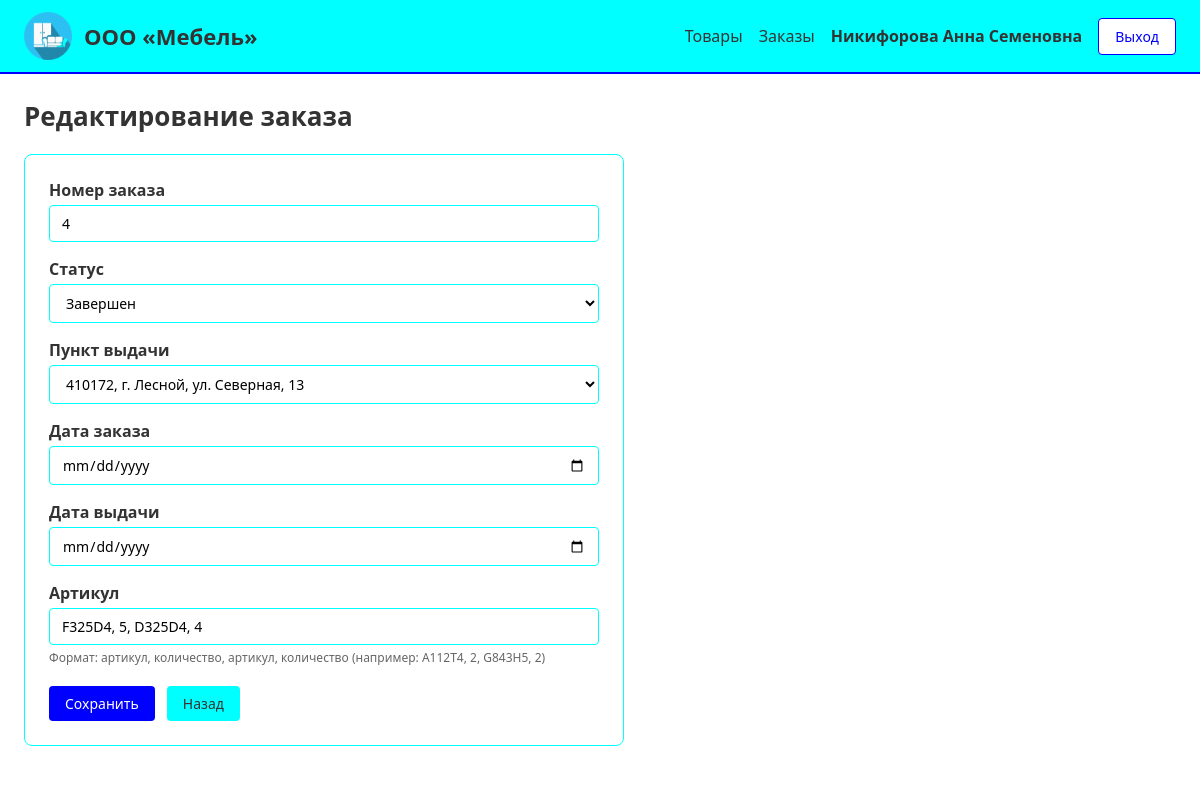
Page /orders/4/edit/ (signed in) on the committed database.
### shop/models.py (models this page shows, shortened)
class AppUser(models.Model):
    role = models.CharField('Роль', max_length=20, choices=Role.choices)
    full_name = models.CharField('ФИО', max_length=200)
    login = models.EmailField('Логин', unique=True)
    password = models.CharField('Пароль', max_length=100)
    class Meta:
        verbose_name = 'Пользователь'
        verbose_name_plural = 'Пользователи'

class Order(models.Model):
    number = models.PositiveIntegerField('Номер заказа', unique=True)
    status = models.ForeignKey(
        OrderStatus, on_delete=models.PROTECT, verbose_name='Статус',
    )
    pickup_point = models.ForeignKey(
        PickupPoint, on_delete=models.PROTECT, verbose_name='Пункт выдачи',
    )
    order_date = models.DateField('Дата заказа')
    delivery_date = models.DateField('Дата выдачи')
    client = models.ForeignKey(
        AppUser, on_delete=models.PROTECT,
        verbose_name='Клиент', limit_choices_to={'role': Role.CLIENT},
    )
    pickup_code = models.PositiveIntegerField('Код для получения')
    class Meta:
        verbose_name = 'Заказ'
        verbose_name_plural = 'Заказы'
        ordering = ['number']
    @property
    def articles_display(self):
        items = self.items.select_related('product').all()
        parts = []
        for item in items:
            parts.append(f'{item.product.article}, {item.quantity}')
        return ', '.join(parts)

### shop/views.py (the view)
# urls.py: path('orders/<int:pk>/edit/', views.order_edit_view, name='order_edit'),
@admin_required
def order_edit_view(request, pk):
    order = get_object_or_404(Order, pk=pk)
    if request.session.get('editing_order_id') and request.session['editing_order_id'] != pk:
        messages.warning(request, 'Уже открыто окно редактирования другого заказа.')
        return redirect('order_edit', pk=request.session['editing_order_id'])
    request.session['editing_order_id'] = pk
    if request.method == 'POST':
        form = OrderForm(request.POST, instance=order)
        if form.is_valid():
            updated = form.save()
            order.items.all().delete()
            for item in form.cleaned_items:
                OrderItem.objects.create(
                    order=updated,
                    product=item['product'],
                    quantity=item['quantity'],
                )
            request.session.pop('editing_order_id', None)
            messages.success(request, f'Заказ №{updated.number} успешно обновлён.')
            return redirect('order_list')
    else:
        form = OrderForm(instance=order)
    return render(request, 'shop/order_form.html', {
        'form': form,
        'order': order,
        'is_edit': True,
        'page_title': 'Редактирование заказа',
        'current_user': get_current_user(request),
    })

### shop/forms.py (shortened to what this page needs)
class OrderForm(forms.ModelForm):
    articles = forms.CharField(
        label='Артикул',
        help_text='Формат: артикул, количество, артикул, количество (например: А112Т4, 2, G843H5, 2)',
        widget=forms.TextInput(attrs={
            'placeholder': 'А112Т4, 2, G843H5, 2', 'class': 'input',
        }),
    )
    class Meta:
        model = Order
        fields = [
            'status', 'pickup_point', 'order_date', 'delivery_date',
        ]
        widgets = {
            'status': forms.Select(attrs={'class': 'select'}),
            'pickup_point': forms.Select(attrs={'class': 'select'}),
            'order_date': forms.DateInput(attrs={'type': 'date', 'class': 'input'}),
            'delivery_date': forms.DateInput(attrs={'type': 'date', 'class': 'input'}),
        }
    def __init__(self, *args, **kwargs):
        super().__init__(*args, **kwargs)
        self.fields['status'].queryset = OrderStatus.objects.order_by('name')
        self.fields['pickup_point'].queryset = PickupPoint.objects.order_by('id')
        if self.instance.pk:
            self.fields['articles'].initial = self.instance.articles_display

### shop/models.py (called while the page is built)
    def __str__(self):
        return self.address

    def __str__(self):
        return self.name

### shop/views.py (called while the page is built)
def get_current_user(request):
    user_id = request.session.get('user_id')
    if user_id:
        return AppUser.objects.filter(pk=user_id).first()
    return None

### templates/shop/order_form.html (shortened to what this page needs)
{% extends 'base.html' %}
{% block content %}
<div class="form-page">
    <form method="post" class="form form--wide">
        {% if is_edit %}
        <div class="form-group">
            <label>Номер заказа</label>
            <input type="text" value="{{ order.number }}" readonly class="input input--readonly">
        </div>
        {% endif %}
        {% for field in form %}
        <div class="form-group">
            <label for="{{ field.id_for_label }}">{{ field.label }}</label>
            {{ field }}
            {% if field.help_text %}
                <span class="form-hint">{{ field.help_text }}</span>
            {% endif %}
        </div>
        {% endfor %}
        <div class="form-actions">
            <button type="submit" class="btn btn--primary">
                {% if is_edit %}Сохранить{% else %}Добавить{% endif %}
            </button>
            <a href="{% url 'order_list' %}" class="btn btn--secondary">Назад</a>
        </div>
    </form>
</div>
{% endblock %}

### templates/base.html (shortened to what this page needs)
{% load static %}
<!DOCTYPE html>
<html lang="ru">
<head>
    <link rel="stylesheet" href="{% static 'css/style.css' %}">
</head>
<body>
    <header class="header">
        <div class="header__logo">
            <img src="{% static 'images/icon.png' %}" alt="Логотип компании" class="header__logo-img">
            <span class="header__logo-text">ООО «Мебель»</span>
        </div>
        <nav class="header__nav">
            {% if current_user %}
                <a href="{% url 'product_list' %}" class="nav-link">Товары</a>
                {% if current_user.role == 'manager' or current_user.role == 'admin' %}
                    <a href="{% url 'order_list' %}" class="nav-link">Заказы</a>
                {% endif %}
                <span class="header__user">{{ current_user.full_name }}</span>
                <a href="{% url 'logout' %}" class="btn btn--outline">Выход</a>
            {% else %}
                <a href="{% url 'login' %}" class="nav-link">Вход</a>
            {% endif %}
        </nav>
    </header>
    <main class="main">
        <h1 class="page-title">{% block page_heading %}{{ page_title }}{% endblock %}</h1>
        {% block content %}{% endblock %}
    </main>
</body>
</html>

### static/css/style.css (style rules this page uses)
* { margin: 0; padding: 0; box-sizing: border-box; }
body { font-family: Calibri, 'Segoe UI', sans-serif; background-color: #FFFFFF; color: #333333; min-height: 100vh; }
.header { background-color: #00FFFF; padding: 12px 24px; display: flex; justify-content: space-between; align-items: center; border-bottom: 2px solid #0000FF; }
.header__logo { display: flex; align-items: center; gap: 12px; }
.header__logo-img { height: 48px; width: auto; object-fit: contain; }
.header__logo-text { font-size: 22px; font-weight: bold; color: #333333; }
.header__nav { display: flex; align-items: center; gap: 16px; }
.header__user { font-weight: bold; color: #333333; }
.nav-link { color: #333333; text-decoration: none; font-size: 16px; }
.main { padding: 24px; max-width: 1400px; margin: 0 auto; background-color: #FFFFFF; }
.page-title { font-size: 26px; margin-bottom: 20px; color: #333333; }
.btn { display: inline-block; padding: 8px 16px; border: none; border-radius: 4px; cursor: pointer; font-family: Calibri, 'Segoe UI', sans-serif; font-size: 14px; text-decoration: none; text-align: center; }
.btn--primary { background-color: #0000FF; color: #FFFFFF; }
.btn--secondary { background-color: #00FFFF; color: #333333; }
.btn--outline { background-color: #FFFFFF; border: 1px solid #0000FF; color: #0000FF; }
.form-group { margin-bottom: 16px; text-align: left; }
.form-group label { display: block; margin-bottom: 4px; font-weight: bold; }
.input, .select, select, input[type="text"], input[type="email"], input[type="password"], input[type="number"], input[type="date"], textarea, input[type="file"] { width: 100%; padding: 8px 12px; border: 1px solid #00FFFF; border-radius: 4px; font-family: Calibri, 'Segoe UI', sans-serif; font-size: 14px; background-color: #FFFFFF; }
.input--readonly { background-color: #f0f0f0; }
.form-hint { color: #666666; font-size: 12px; display: block; margin-top: 4px; }
.form-actions { display: flex; gap: 12px; margin-top: 20px; }
.form-page { max-width: 600px; }
.form--wide { background-color: #FFFFFF; border: 1px solid #00FFFF; border-radius: 8px; padding: 24px; }

### rows in the picture
AppUser: full_name "Никифорова Анна Семеновна"
Order: number "4", form "Завершен" "410172, г. Лесной, ул. Северная, 13"

### other values in the picture
{{ page_title }} "Редактирование заказа"
{{ field.label }} "Статус" "Пункт выдачи" "Дата заказа" "Дата выдачи" "Артикул"
{{ field.help_text }} "Формат: артикул, количество, артикул, количество (например: А112Т4, 2, G843H5, 2)"
